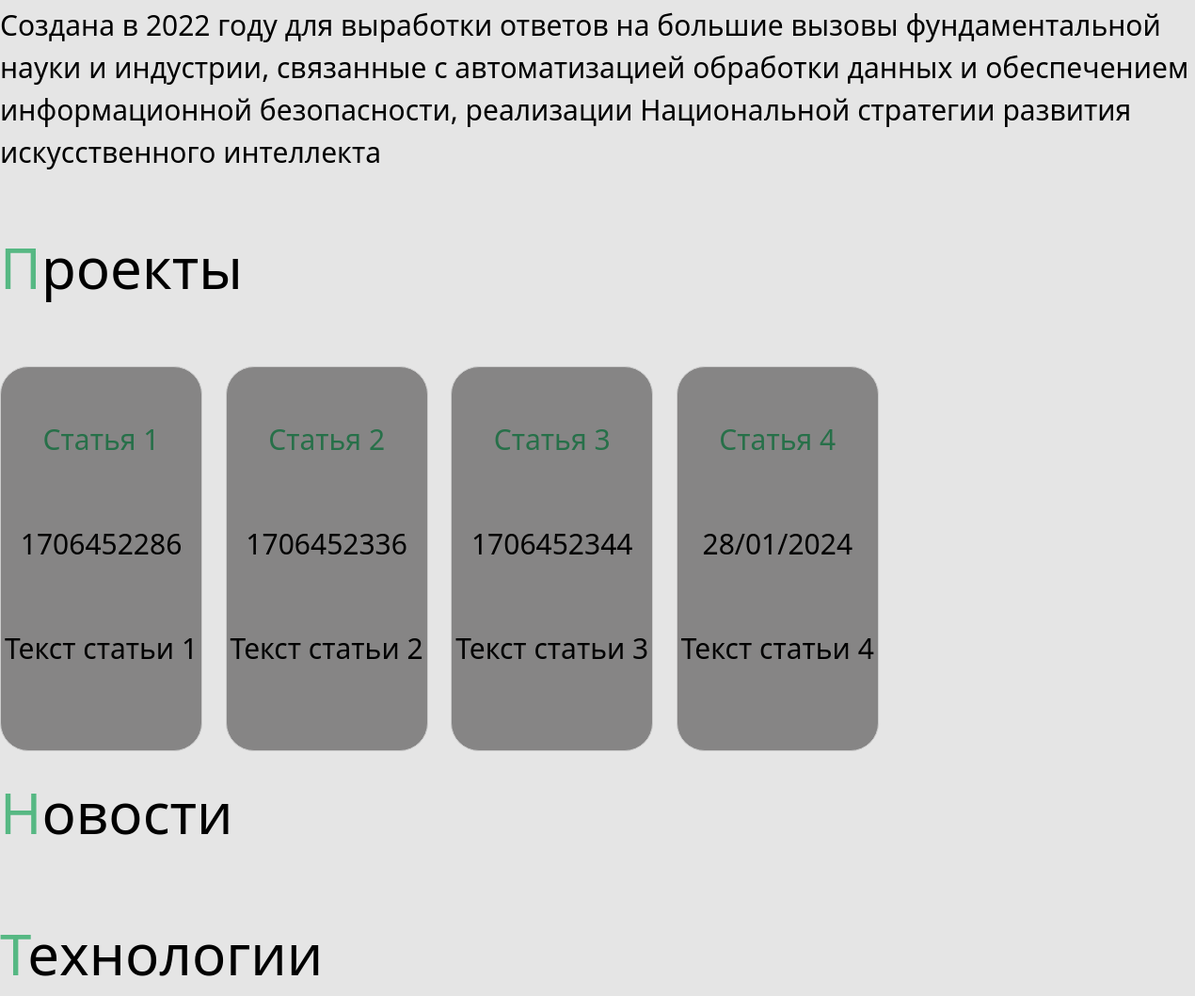
Before: / (middle part) with the older database file.
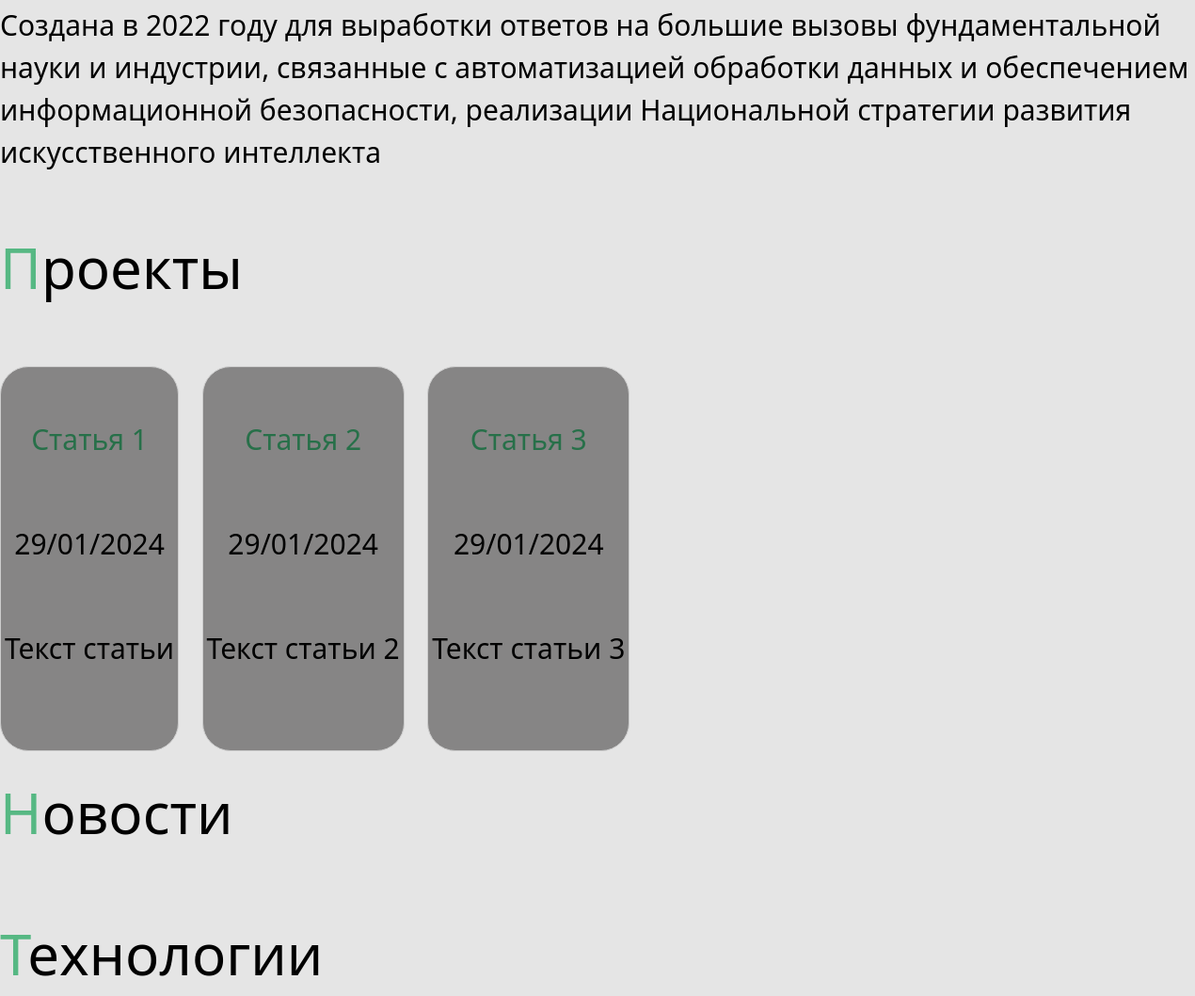
After: the same page with the newer database file.
### tables this page shows
CREATE TABLE posts (
    id INTEGER PRIMARY KEY AUTOINCREMENT,
    created TIMESTAMP NOT NULL DEFAULT CURRENT_TIMESTAMP,
    title TEXT NOT NULL,
    content TEXT NOT NULL,
    status TEXT DEFAULT draft,
    author TEXT NOT NULL
);

### app.py (the view)
@app.route("/")
def index():
    path = url_for('static', filename='img/robot.jpg')
    path1 = url_for('static', filename='img/ruk.jpg')
    path2 = url_for('static', filename='img/robot2.jpg')
    path3 = url_for('static', filename='php/sender.php')
    return render_template('index.html', posts=dbase.getJSON(), path=path, path1=path1, path2=path2, path3=path3)

### DataBase.py (called while the page is built)
    def getJSON(self):
        sql = '''SELECT * FROM posts'''
        try:
            self.__cur.execute(sql)
            res = self.__cur.fetchall()
            if res:
                blocks_list = [dict(ix) for ix in res]
                return blocks_list
        except:
            return False
        return []

### app.py (called while the page is built)
@app.before_request
def before_request():
     global dbase
     db = get_db()
     dbase = DataBase(db)

def connect_db():
    conn = sqlite3.connect(app.config['DATABASE'])
    conn.row_factory = sqlite3.Row
    return conn

def get_db():
    if not hasattr(g, 'link_db'):
        g.link_db = connect_db()
    return g.link_db

### templates/index.html (shortened to what this page needs)
{% extends 'base.html' %}
{% block content %}
<link type="text/css" href="{{ url_for('static', filename='css/style1.css')}}" rel="stylesheet" />
<div class="about" id="dev">
</div>
<div class ="txt">
    Создана в 2022 году для выработки ответов на большие вызовы фундаментальной науки и индустрии, связанные с автоматизацией обработки данных и обеспечением информационной безопасности, реализации Национальной стратегии развития искусственного интеллекта
    </div>
<div class="about" id="naszabuv">
        Проекты
        </div>
<div class="proj">
    <div class="pram">
        {% for post in posts %}
          {% if post["status"] == 'public' %}
          <div class ="child"><p class="Z">{{ post['title'] }}
              <p>{{ post['created'] }}
              <p>{{ post['content'] }}
              <p class="Z">{{ post['autor'] }}
          </div>
          {% endif %}
        {% endfor %}
    </div>
</div>
 <div class="about" >
   Новости
</div>
<div class="about" id="kirasib">
    Технологии
</div>
{% endblock %}

### templates/base.html (shortened to what this page needs)
<!DOCTYPE html>
<html>
    <head>
        <link type="text/css" href="{{ url_for('static', filename='css/style.css')}}" rel="stylesheet" />
        <link rel="stylesheet" href="https://stackpath.bootstrapcdn.com/bootstrap/4.3.1/css/bootstrap.min.css">
    </head>
    <body>
        {% block content -%}{% endblock -%}
    </body>
</html>

### static/css/style.css (style rules this page uses)
html, body { font-family: Arial, Helvetica, sans-serif; margin: 0; padding: 0; height: 100%; width: 100%; color: #000; background: rgba(229, 229, 229, 1); }
p { padding-top: 50px; font-size: 20px; }
.about { font-size: 60px; margin-bottom: 10px; font-family:'Segoe UI', Tahoma, Geneva, Verdana, sans-serif, sans-serif; font-weight: 20; padding-bottom:50px ; clear:both; }
.about::first-letter { color: #56B883; }
.proj { width:auto; }
.pram { width:auto; height:auto; overflow-y: scroll; white-space:nowrap; }
.txt { margin-top: -35px; margin-bottom: 35px; font-family:'Segoe UI', Tahoma, Geneva, Verdana, sans-serif, sans-serif; font-weight: 20; font-size: 30px; padding-bottom:20px ; clear:both; }
.child { display: inline-block; vertical-align: top; width:auto; height: auto; margin: 0 20px 20px 0; text-align: center; padding: 4px; border: 2px solid #867d7d; word-wrap: break-word; background: #868585; font-size: 20px; border: 1px solid #ccc; -webkit-box-sizing: border-box; -moz-box-sizing: border-box; box-sizing: border-box; white-space: normal; border-radius: 30px; font-family:'Segoe UI', Tahoma, Geneva, Verdana, sans-serif, sans-serif; font-weight: 20; }
.Z { color: #277049; }

### static/css/style1.css (style rules this page uses)
html, body { font-family: Arial, Helvetica, sans-serif; margin: 0; padding: 0; height: 100%; width: 100%; color: #000; background: rgba(229, 229, 229, 1); }
p { padding-top: 50px; font-size: 30px; }
.about { font-size: 60px; margin-bottom: 10px; font-family:'Segoe UI', Tahoma, Geneva, Verdana, sans-serif, sans-serif; font-weight: 20; padding-bottom:50px ; clear:both; }
.about::first-letter { color: #56B883; }
.proj { width:auto; }
.pram { width:auto; height:auto; overflow-y: scroll; white-space:nowrap; }
.txt { margin-top: -35px; margin-bottom: 35px; font-family:'Segoe UI', Tahoma, Geneva, Verdana, sans-serif, sans-serif; font-weight: 20; font-size: 30px; padding-bottom:20px ; clear:both; }
.child { display: inline-block; vertical-align: top; width:auto; height: auto; margin: 0 20px 20px 0; text-align: center; padding: 4px; border: 2px solid #867d7d; word-wrap: break-word; background: #868585; font-size: 20px; border: 1px solid #ccc; -webkit-box-sizing: border-box; -moz-box-sizing: border-box; box-sizing: border-box; white-space: normal; border-radius: 30px; font-family:'Segoe UI', Tahoma, Geneva, Verdana, sans-serif, sans-serif; font-weight: 20; }
.Z { color: #277049; }

Changed rows visible on the page:
removed posts: title "Статья 4", created "28/01/2024", content "Текст статьи 4"
changed posts "Статья 1": created "1706452286" → "29/01/2024"; content "Текст статьи 1" → "Текст статьи"
changed posts "Статья 2": created "1706452336" → "29/01/2024"
changed posts "Статья 3": created "1706452344" → "29/01/2024"
